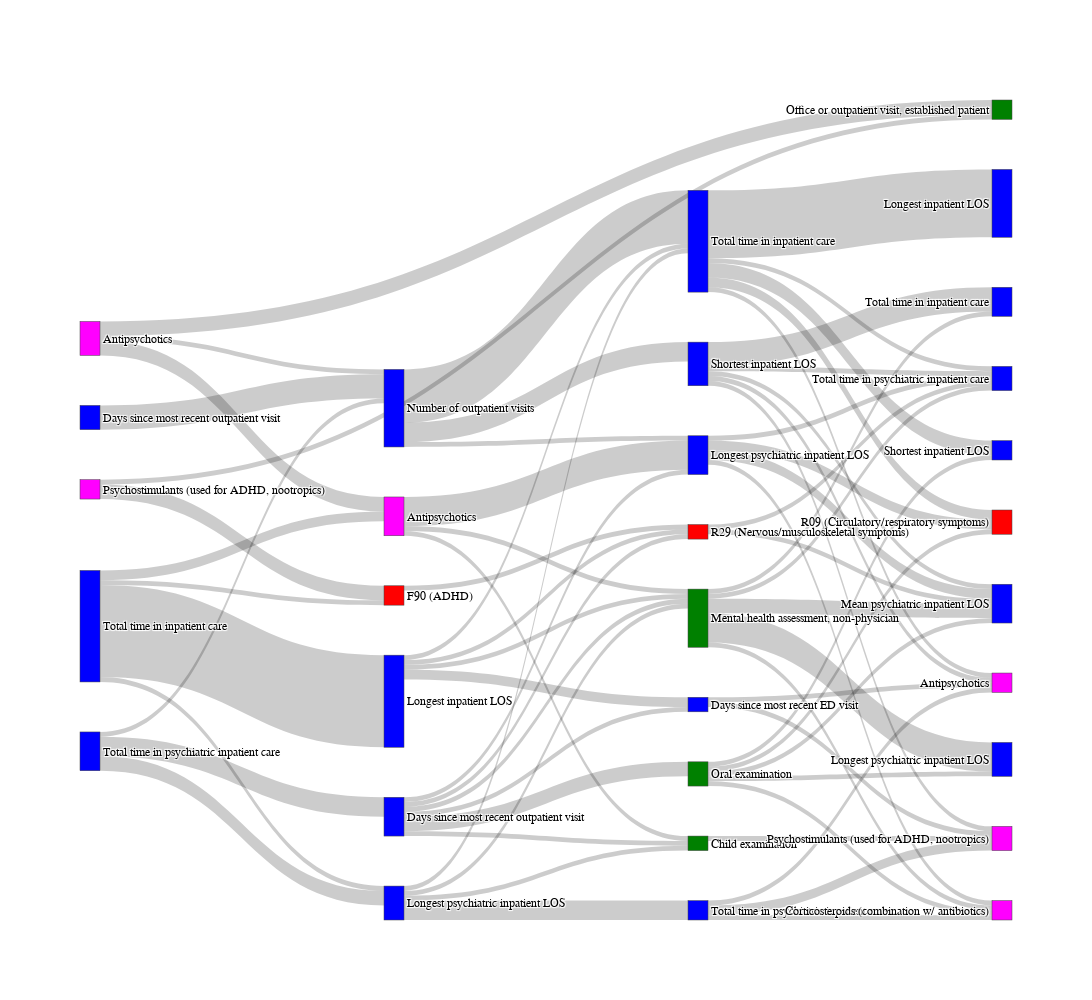

Source (notebook cell):
### Code cell
annotations_dictlist = []
for i in range(0, 20):
    dict_append = {'x': 0.9, 'y': i*0.2, 'text': labels[i], 'showarrow':False, 'color':color[i]}
    annotations_dictlist.append(dict_append)
    
link = dict(source = source, target = target, value = value)
node = dict(label = labels, pad=50, thickness=20, color=color)
data = go.Sankey(link = link, node=node)


layout = go.Layout(
    autosize=False,
    width=1500, height=1000,
    font_family="Helvetica",
    font_color="black")

fig = go.Figure(data, layout)

fig.update_layout(font_size=12)
fig.show()

### Figure 1 — Plotly figure (JSON) as saved in the notebook; plotly's stock layout.template omitted (floating-point values rounded to 4 significant figures; data arrays with more than 128 entries replaced by an {"elided": "..."} marker saying what was removed)
{"data": [{"link": {"source": {"elided": "188 int values"}, "target": {"elided": "188 int values"}, "value": {"elided": "188 int values"}}, "node": {"color": ["blue", "blue", "blue", "fuchsia", "fuchsia", "blue", "blue", "fuchsia", "blue", "red", "green", "blue", "blue", "blue", "green", "blue", "blue", "blue", "green", "green", "red", "blue", "blue", "blue", "blue", "blue", "fuchsia", "red", "fuchsia", "fuchsia", "blue"], "label": ["Total time in inpatient care", "Total time in psychiatric inpatient care", "Days since most recent outpatient visit", "Antipsychotics", "Psychostimulants (used for ADHD, nootropics)", "Longest inpatient LOS", "Number of outpatient visits", "Antipsychotics", "Days since most recent outpatient visit", "F90 (ADHD)", "Office or outpatient visit, established patient", "Longest psychiatric inpatient LOS", "Total time in inpatient care", "Longest psychiatric inpatient LOS", "Mental health assessment, non-physician", "Shortest inpatient LOS", "Total time in psychiatric inpatient care", "Days since most recent ED visit", "Child examination", "Oral examination", "R29 (Nervous/musculoskeletal symptoms)", "Longest inpatient LOS", "Mean psychiatric inpatient LOS", "Longest psychiatric inpatient LOS", "Total time in inpatient care", "Total time in psychiatric inpatient care", "Psychostimulants (used for ADHD, nootropics)", "R09 (Circulatory/respiratory symptoms)", "Antipsychotics", "Corticosteroids (combination w/ antibiotics)", "Shortest inpatient LOS"], "pad": 50, "thickness": 20}, "type": "sankey"}], "layout": {"autosize": false, "font": {"color": "black", "family": "Helvetica", "size": 12}, "height": 1000, "width": 1500}}
